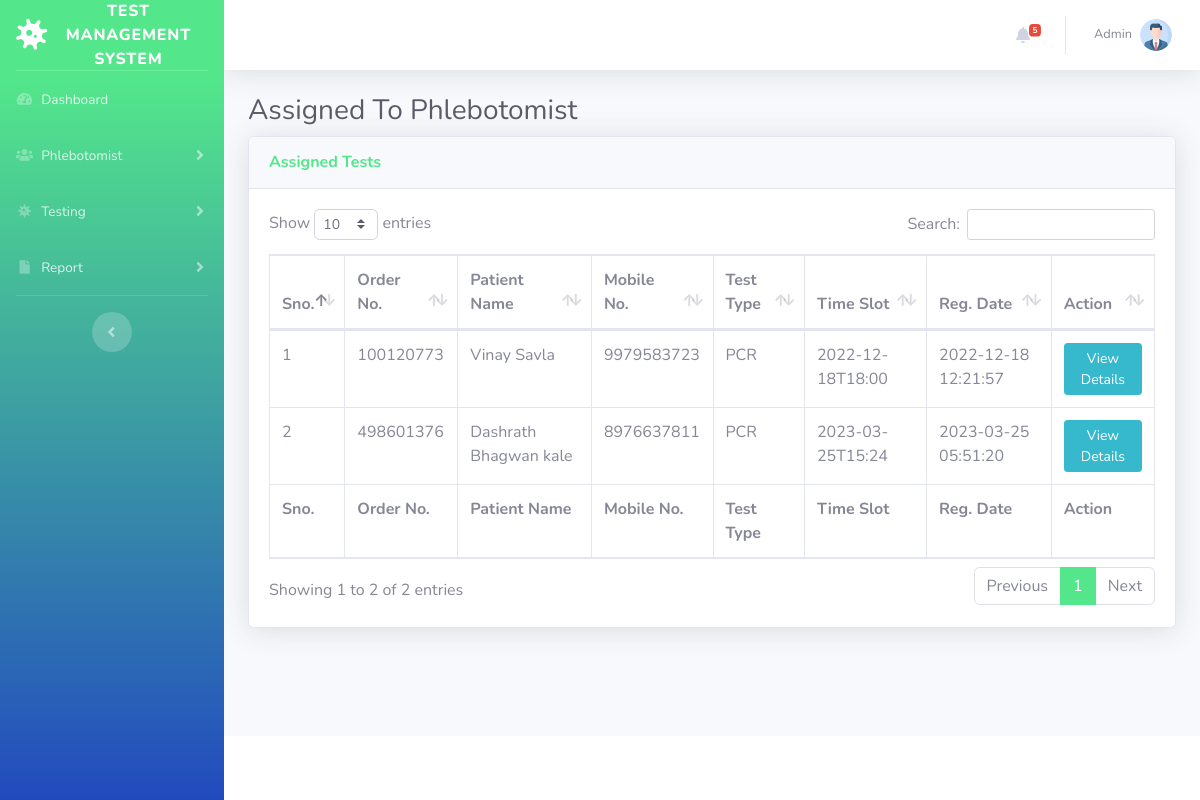
/assigned-test.php (signed in), run on an earlier commit of the app's database.
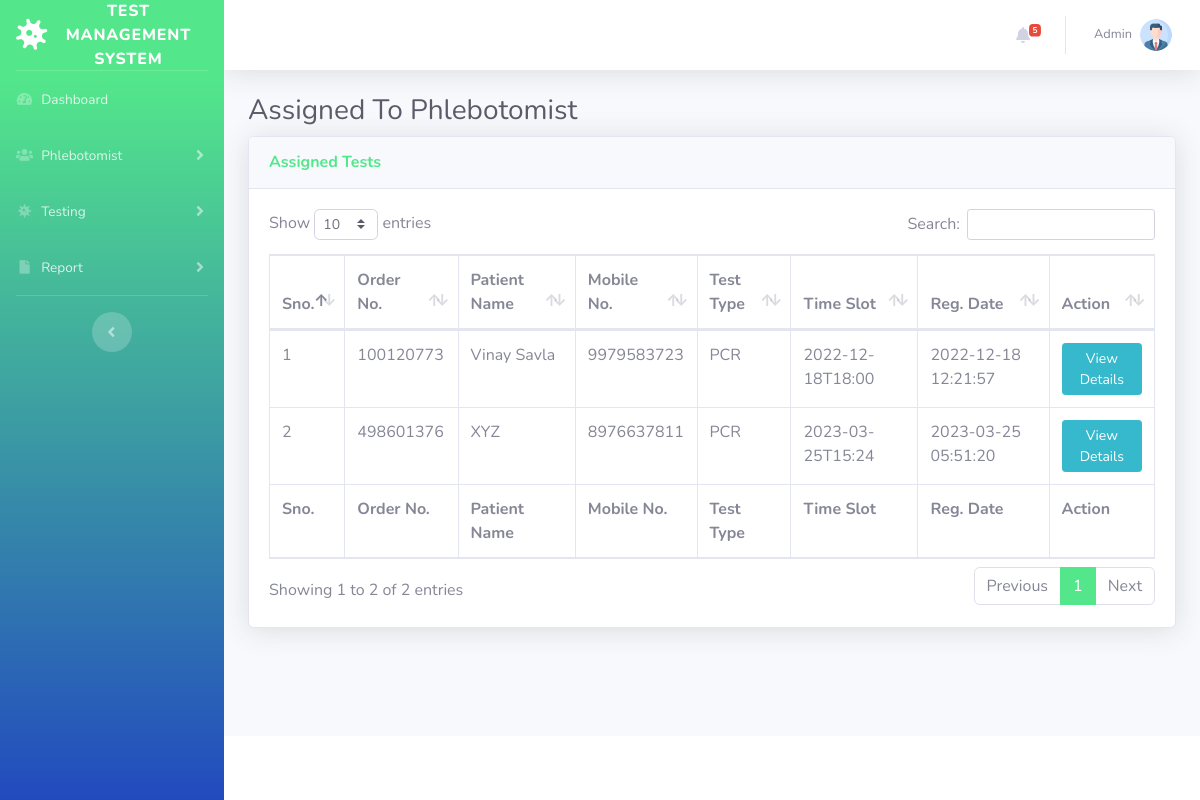
And on a later commit of the database.
### tables this page shows
CREATE TABLE `tbltestrecord` (
  `id` int(11) NOT NULL,
  `OrderNumber` bigint(20) DEFAULT NULL,
  `PatientMobileNumber` bigint(20) DEFAULT NULL,
  `TestType` varchar(100) DEFAULT NULL,
  `TestTimeSlot` varchar(120) DEFAULT NULL,
  `ReportStatus` varchar(100) DEFAULT NULL,
  `FinalReport` varchar(150) DEFAULT NULL,
  `ReportUploadTime` varchar(200) DEFAULT NULL,
  `RegistrationDate` timestamp NULL DEFAULT current_timestamp(),
  `AssignedtoEmpId` varchar(150) DEFAULT NULL,
  `AssigntoName` varchar(180) DEFAULT NULL,
  `AssignedTime` varchar(100) DEFAULT NULL
);

CREATE TABLE `tblpatients` (
  `id` int(11) NOT NULL,
  `FullName` varchar(120) DEFAULT NULL,
  `MobileNumber` bigint(20) DEFAULT NULL,
  `DateOfBirth` date DEFAULT NULL,
  `GovtIssuedId` varchar(150) DEFAULT NULL,
  `GovtIssuedIdNo` varchar(150) DEFAULT NULL,
  `FullAddress` varchar(255) DEFAULT NULL,
  `State` varchar(200) DEFAULT NULL,
  `RegistrationDate` timestamp NOT NULL DEFAULT current_timestamp()
);

### assigned-test.php (the view, shortened to what this page needs)
<?php session_start();
include_once('includes/config.php');
if (strlen($_SESSION['aid']==0)) {
  header('location:logout.php');
  } else{
?>
<!DOCTYPE html>
<html lang="en">
<head>
    <link href="vendor/fontawesome-free/css/all.min.css" rel="stylesheet" type="text/css">
    <link href="css/sb-admin-2.min.css" rel="stylesheet">
    <link href="vendor/datatables/dataTables.bootstrap4.min.css" rel="stylesheet">
</head>
<body id="page-top">
    <div id="wrapper">
  <?php include_once('includes/sidebar.php');?>
        <div id="content-wrapper" class="d-flex flex-column">
            <div id="content">
<?php include_once('includes/topbar.php');?>
                <div class="container-fluid">
                    <h1 class="h3 mb-2 text-gray-800">Assigned To Phlebotomist</h1>
                    <div class="card shadow mb-4">
                        <div class="card-header py-3">
                            <h6 class="m-0 font-weight-bold text-primary">Assigned Tests</h6>
                        </div>
                        <div class="card-body">
                            <div class="table-responsive">
                                <form name="assignto" method="post">
                    <table class="table table-bordered" id="dataTable" width="100%" cellspacing="0">
                                    <thead>
                                        <tr>
                                            <th>Sno.</th>
                                            <th>Order No.</th>
                                            <th>Patient Name</th>
                                            <th>Mobile No.</th>
                                            <th>Test Type</th>
                                            <th>Time Slot</th>
                                            <th>Reg. Date</th>
                                            <th>Action</th>
                                        </tr>
                                    </thead>
                                      <tfoot>
                                            <tr>
                                            <th>Sno.</th>
                                            <th>Order No.</th>
                                            <th>Patient Name</th>
                                            <th>Mobile No.</th>
                                            <th>Test Type</th>
                                            <th>Time Slot</th>
                                            <th>Reg. Date</th>
                                            <th>Action</th>
                                        </tr>
                                    </tfoot>
                                    <tbody>
<?php $query=mysqli_query($con,"select tbltestrecord.OrderNumber,tblpatients.FullName,tblpatients.MobileNumber,tbltestrecord.TestType,tbltestrecord.TestTimeSlot,tbltestrecord.RegistrationDate,tbltestrecord.id as testid from tbltestrecord
join tblpatients on tblpatients.MobileNumber=tbltestrecord.PatientMobileNumber
where ReportStatus='Assigned'
    ");
$cnt=1;
while($row=mysqli_fetch_array($query)){
?>
                                        <tr>
                                            <td><?php echo $cnt;?></td>
                                            <td><?php echo $row['OrderNumber'];?></td>
                                            <td><?php echo $row['FullName'];?></td>
                                            <td><?php echo $row['MobileNumber'];?></td>
                                            <td><?php echo $row['TestType'];?></td>
                                            <td><?php echo $row['TestTimeSlot'];?></td>
                                             <td><?php echo $row['RegistrationDate'];?></td>
                                            <td>
                                <a href="test-details.php?tid=<?php echo $row['testid'];?>&&oid=<?php echo $row['OrderNumber'];?>" class="btn btn-info btn-sm">View Details</a>
                            </td>
                                        </tr>
<?php $cnt++;} ?>
                                    </tbody>
                                </table>
                                     </form>
                            </div>
                        </div>
                    </div>
                </div>
            </div>
    <?php include_once('includes/footer.php');?>
        </div>
    </div>
</body>
</html>
<?php } ?>

What changed in the data, as far as the page shows it:
changed tbltestrecord: tblpatients.FullName "Dashrath Bhagwan kale" → "XYZ"
